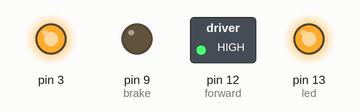
Bench run of a sketch on a simulated Arduino Uno, built with avr-gcc and run on an emulated ATmega328P. Shown: switched loads named in the sketch (green lamp = pin HIGH), output pins drawn as LEDs (lit = HIGH). What the sketch prints to the serial monitor is not drawn.

Above: at 0.1 s.
Timing chart, 0 to 1.6 s (numbered marks = the images above):
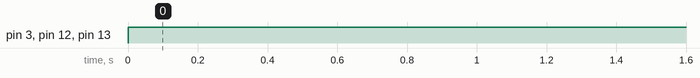

The sketch:

motor_03_logging.ino
```cpp
/* Motor Shield 1-Channel DC Motor Demo
For more information see: http://www.instructables.com/id/Arduino-Motor-Shield-Tutorial/
For motor shield see http://arduino.cc/en/Main/ArduinoMotorShieldR3
Hardware: Arduino Uno with Arduino Motor Shield and 1 motor connected.
*/
#include <SoftwareSerial.h>
#include <stdarg.h>

/* CONFIG: */

int onSec = 60 * 3;
int offSec = 60 * 4;
int speed = 255; // full speed = 255

/*
int onSec = 7;
int offSec = 11;
*/

/* CONSTANTS: */

// Pin 13 onboard LED
int led = 13;

// motor a:
int forward = 12;
int brake = 9;

/* VARS: */

int loop_count;

/* INIT: */

SoftwareSerial mySerial(10, 11); // RX, TX

/* HELPERS: */

void slog(char* msg) {
  Serial.print(msg);
}

void slogMinus() {
  slog("---------------------------------------\n");
}

char *sformat(char *fmt, ... ) {
  // include <stdarg.h>
  // see http://playground.arduino.cc/Main/Printf
  char buf[128]; // resulting string limited to 128 chars
  va_list args;
  va_start (args, fmt );
  vsnprintf(buf, 128, fmt, args);
  va_end (args);
  return buf;
}

void delaySec(int s, char* msg, int lc) {

  //prepare on/off time string for log messages:
  div_t condt = div(onSec, 60);
  int conm = condt.quot;
  int cons = condt.rem;
  div_t coffdt = div(offSec, 60);
  int coffm = coffdt.quot;
  int coffs = coffdt.rem;
  slog(sformat("RUN: %02dm%02ds / PAUSE: %02dm%02ds\n", conm, cons, coffm, coffs));


  for (int seconds = s; seconds > 0; seconds--) {
    if ( (s - seconds < 6
    ) || (seconds <= 15) || ( seconds % 15 == 0 )) {
      div_t loopdt = div(seconds, 60);
      int loopm = loopdt.quot;
      int loops = loopdt.rem;
      slog(sformat("Loop no. %d / currently %s / %02dm%02ds left.\n",
        lc, msg, loopm, loops));
    }
    delay(1000);
  }
}

/* SETUP: */

void setup() {
  // Open serial communications
  Serial.begin(9600);
  // while (!Serial) ... // Leonardo only, wait for port to open

  slog("Arduino initializing...\n");

  //init loop counter for logging
  loop_count = 0;

  // initialize the digital pins as outputs
  pinMode(led, OUTPUT);  // LED
  // Motor Channel A:
  pinMode(forward, OUTPUT); // Initiates Motor Channel A pin
  pinMode(brake, OUTPUT); // Initiates Brake Channel A pin
}

/* MAIN LOOP: */

void loop() {

  slog("Start channel A ...\n");
  digitalWrite(forward, HIGH); // Establishes forward direction of Channel A
  digitalWrite(brake, LOW);   // Disengage the Brake for Channel A
  analogWrite(3, speed);   // Spins the motor on Channel A at the desired speed
  digitalWrite(led, HIGH);   // Turn the LED on (HIGH is the voltage level)

  delaySec(onSec, "RUNNING", loop_count);
  slogMinus();

  slog("Stop channel A ...\n");
  digitalWrite(brake, HIGH); // Engage the Brake for Channel A
  digitalWrite(led, LOW);    // Turn the LED off by making the voltage LOW

  delaySec(offSec, "PAUSING", loop_count);
  slogMinus();

  loop_count++;
}
```

Measured:
- by itself, pin 3, pin 12 (forward), pin 13 (led): LOW → HIGH at 0.00 s
